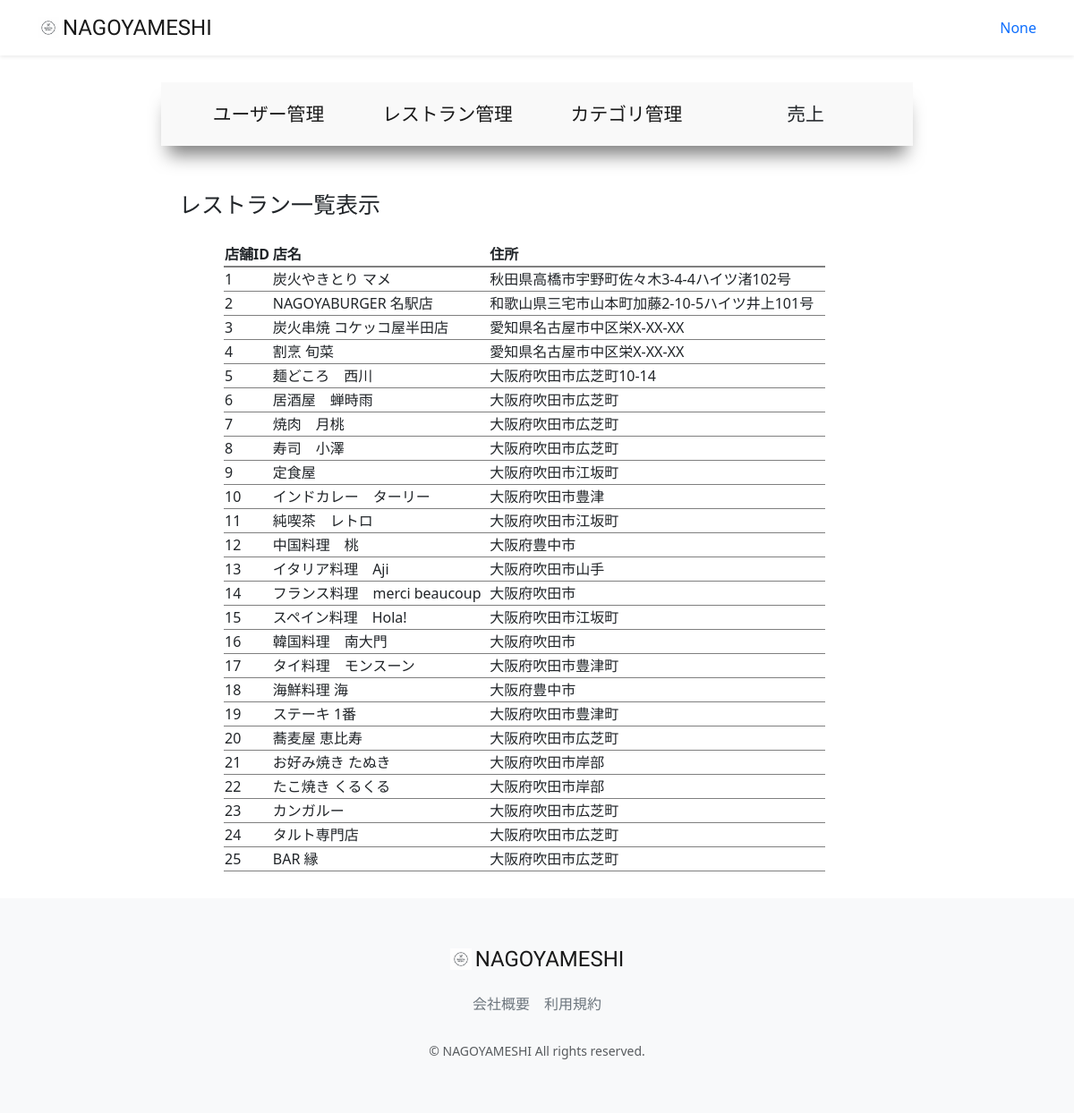
Before: /accounts/management/restaurant-list (signed in) with the older database file.
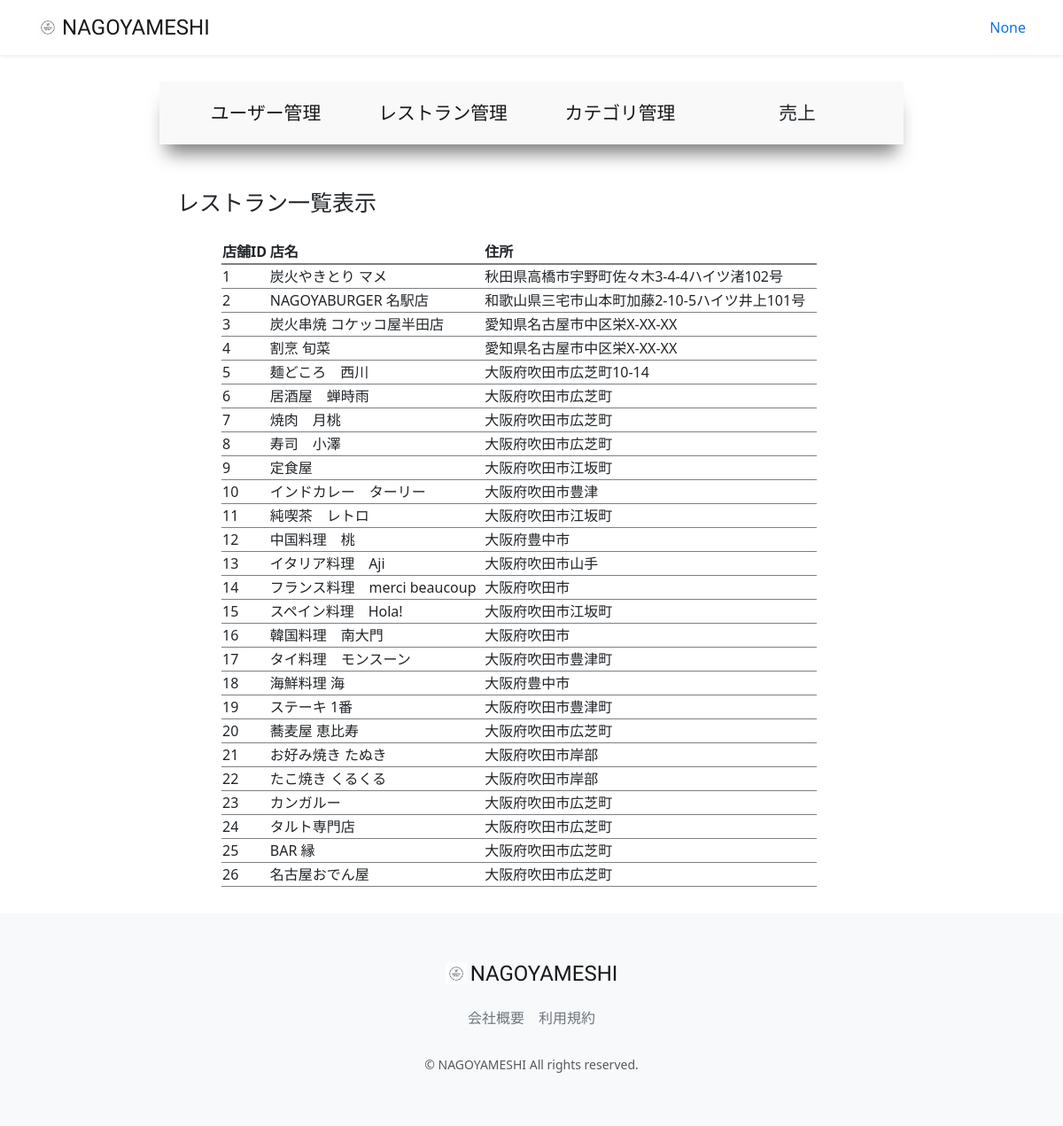
After: the same page with the newer database file.
### restaurant/models.py (models this page shows, shortened)
class Restaurant(models.Model):
    name = models.CharField(verbose_name='店舗名', max_length=64)
    description = models.CharField(verbose_name='説明', max_length=128)
    price = models.CharField(verbose_name='価格帯', max_length=32)
    zip_code = models.CharField(verbose_name='郵便番号', max_length=32)
    address = models.CharField(verbose_name='住所', max_length=128)
    business_time = models.CharField(verbose_name='営業時間', max_length=64)
    close_day_of_week = models.CharField(verbose_name='定休日', max_length=32)
    seats_number = models.CharField(verbose_name='座席数', max_length=32)
    category = models.ForeignKey(Category, verbose_name='カテゴリー', on_delete=models.PROTECT)
    rate = models.FloatField(verbose_name='レート', default=0.0)
    review_num = models.IntegerField(verbose_name='レビュー数', default=0)
    reservation_num = models.IntegerField(verbose_name='予約数', default=0)
    photo = models.ImageField(verbose_name='写真', blank=True, null=True)
    created_at = models.DateTimeField(verbose_name='作成日時', auto_now_add=True)
    updated_at = models.DateTimeField(verbose_name='更新日時', auto_now=True)
    class Meta:
        verbose_name_plural = 'Restaurant'

### accounts/views.py (the view)
# urls.py: path("management/restaurant-list",views.ManagementRestaurantListView.as_view(), name="restaurant_list"),
class ManagementRestaurantListView(onlyMnagementUserMixin, generic.ListView):
    template_name = "management/restaurant_list.html"
    model = Restaurant

### accounts/mixins.py (called while the page is built)
    def test_func(self):
        user = self.request.user
        return user.is_staff

### accounts/templates/management/restaurant_list.html (shortened to what this page needs)
{% extends "management/manage_base.html" %}
{% load static %}
{% block sub_content %}
  <h1>レストラン一覧表示</h1>
  <table>
    <thead>
      <th>店舗ID</th>
      <th>店名</th>
      <th>住所</th>
    </thead>
    <tbody>
      {% for restaurant in object_list %}
        <tr>
            <td>{{ restaurant.pk }}</td>
            <td>{{ restaurant.name }}</td>
            <td>{{ restaurant.address }}</td>
          </tr>
      {% endfor %}
    </tbody>
  </table>
{% endblock %}

Changed rows visible on the page:
added Restaurant: pk "26", name "名古屋おでん屋", address "大阪府吹田市広芝町"
